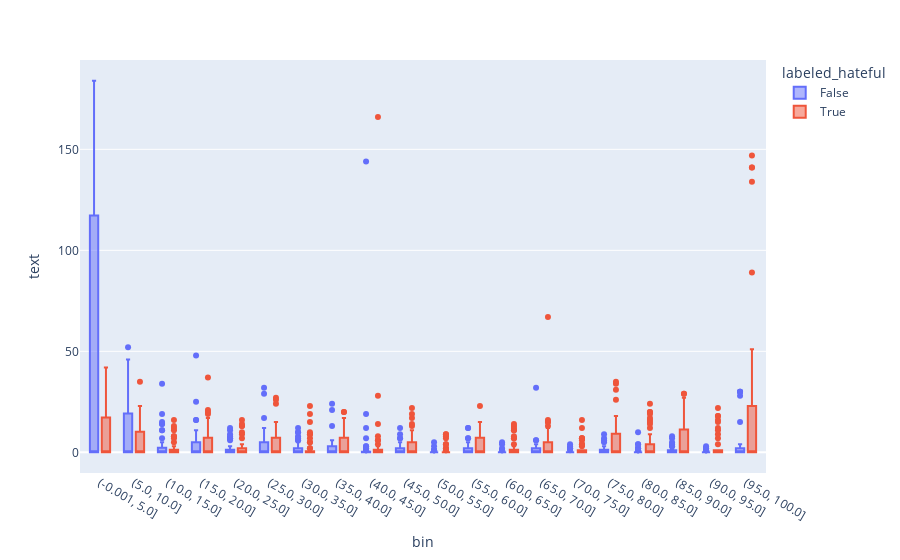

Source (notebook cell):
### Code cell
import numpy as np
import plotly.express as px

df["bin"] = pd.cut(df['hate_speech_probability'] * 100, bins=np.arange(0, 105, 5), include_lowest=True)
df['bin'] = df["bin"].apply(lambda bin: str(bin))

df_grouped = df.groupby(["bin", "model", "prompt_id", "labeled_hateful"]).count().reset_index()
fig = px.box(df_grouped, x="bin", y="text", color="labeled_hateful", hover_name="model")
fig.show()

### Figure 1 — Plotly figure (JSON) as saved in the notebook; plotly's stock layout.template omitted (floating-point values rounded to 4 significant figures; data arrays with more than 128 entries replaced by an {"elided": "..."} marker saying what was removed)
{"data": [{"alignmentgroup": "True", "hovertemplate": "<b>%{hovertext}</b><br><br>labeled_hateful=False<br>bin=%{x}<br>text=%{y}<extra></extra>", "hovertext": {"elided": "900 str values"}, "legendgroup": "False", "marker": {"color": "#636efa"}, "name": "False", "notched": false, "offsetgroup": "False", "orientation": "v", "showlegend": true, "type": "box", "x": {"elided": "900 str values"}, "x0": " ", "xaxis": "x", "y": {"elided": "900 int values"}, "y0": " ", "yaxis": "y"}, {"alignmentgroup": "True", "hovertemplate": "<b>%{hovertext}</b><br><br>labeled_hateful=True<br>bin=%{x}<br>text=%{y}<extra></extra>", "hovertext": {"elided": "900 str values"}, "legendgroup": "True", "marker": {"color": "#EF553B"}, "name": "True", "notched": false, "offsetgroup": "True", "orientation": "v", "showlegend": true, "type": "box", "x": {"elided": "900 str values"}, "x0": " ", "xaxis": "x", "y": {"elided": "900 int values"}, "y0": " ", "yaxis": "y"}], "layout": {"boxmode": "group", "legend": {"title": {"text": "labeled_hateful"}, "tracegroupgap": 0}, "margin": {"t": 60}, "xaxis": {"anchor": "y", "domain": [0, 1], "title": {"text": "bin"}}, "yaxis": {"anchor": "x", "domain": [0, 1], "title": {"text": "text"}}}}
